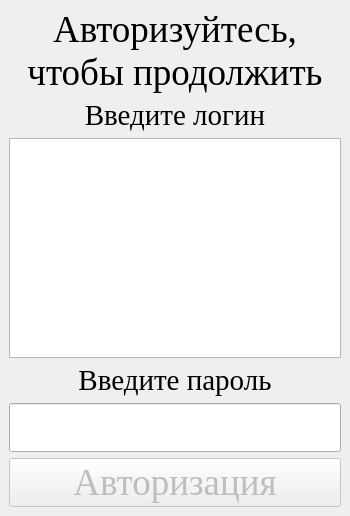
<?xml version="1.0" encoding="UTF-8"?>
<ui version="4.0">
 <class>MainWindow</class>
 <widget class="QMainWindow" name="MainWindow">
  <property name="geometry">
   <rect>
    <x>0</x>
    <y>0</y>
    <width>350</width>
    <height>516</height>
   </rect>
  </property>
  <property name="minimumSize">
   <size>
    <width>350</width>
    <height>516</height>
   </size>
  </property>
  <property name="font">
   <font>
    <family>Times New Roman</family>
    <pointsize>28</pointsize>
   </font>
  </property>
  <property name="contextMenuPolicy">
   <enum>Qt::NoContextMenu</enum>
  </property>
  <property name="windowTitle">
   <string>Вход в систему</string>
  </property>
  <property name="windowIcon">
   <iconset resource="Resources.qrc">
    <normaloff>:/Resources/Logo.jpg</normaloff>:/Resources/Logo.jpg</iconset>
  </property>
  <widget class="QWidget" name="centralwidget">
   <layout class="QGridLayout" name="gridLayout">
    <item row="4" column="0">
     <widget class="QLineEdit" name="linePass">
      <property name="font">
       <font>
        <family>Times New Roman</family>
        <pointsize>28</pointsize>
       </font>
      </property>
      <property name="contextMenuPolicy">
       <enum>Qt::NoContextMenu</enum>
      </property>
      <property name="text">
       <string/>
      </property>
      <property name="echoMode">
       <enum>QLineEdit::Password</enum>
      </property>
      <property name="alignment">
       <set>Qt::AlignCenter</set>
      </property>
     </widget>
    </item>
    <item row="2" column="0">
     <widget class="QTextEdit" name="textLogin">
      <property name="font">
       <font>
        <family>Times New Roman</family>
        <pointsize>28</pointsize>
       </font>
      </property>
      <property name="cursor" stdset="0">
       <cursorShape>IBeamCursor</cursorShape>
      </property>
      <property name="contextMenuPolicy">
       <enum>Qt::NoContextMenu</enum>
      </property>
      <property name="verticalScrollBarPolicy">
       <enum>Qt::ScrollBarAsNeeded</enum>
      </property>
      <property name="horizontalScrollBarPolicy">
       <enum>Qt::ScrollBarAsNeeded</enum>
      </property>
      <property name="lineWrapMode">
       <enum>QTextEdit::NoWrap</enum>
      </property>
      <property name="markdown">
       <string/>
      </property>
      <property name="html">
       <string>&lt;!DOCTYPE HTML PUBLIC &quot;-//W3C//DTD HTML 4.0//EN&quot; &quot;http://www.w3.org/TR/REC-html40/strict.dtd&quot;&gt;
&lt;html&gt;&lt;head&gt;&lt;meta name=&quot;qrichtext&quot; content=&quot;1&quot; /&gt;&lt;style type=&quot;text/css&quot;&gt;
p, li { white-space: pre-wrap; }
&lt;/style&gt;&lt;/head&gt;&lt;body style=&quot; font-family:'Times New Roman','Times New Roman'; font-size:28pt; font-weight:400; font-style:normal;&quot;&gt;
&lt;p style=&quot;-qt-paragraph-type:empty; margin-top:0px; margin-bottom:0px; margin-left:0px; margin-right:0px; -qt-block-indent:0; text-indent:0px; font-family:'Times New Roman';&quot;&gt;&lt;br /&gt;&lt;/p&gt;&lt;/body&gt;&lt;/html&gt;</string>
      </property>
     </widget>
    </item>
    <item row="5" column="0">
     <widget class="QPushButton" name="buttonAuth">
      <property name="enabled">
       <bool>false</bool>
      </property>
      <property name="contextMenuPolicy">
       <enum>Qt::NoContextMenu</enum>
      </property>
      <property name="text">
       <string>Авторизация</string>
      </property>
     </widget>
    </item>
    <item row="0" column="0">
     <widget class="QLabel" name="labelWelcome">
      <property name="font">
       <font>
        <family>Times New Roman</family>
        <pointsize>28</pointsize>
       </font>
      </property>
      <property name="contextMenuPolicy">
       <enum>Qt::NoContextMenu</enum>
      </property>
      <property name="text">
       <string>Авторизуйтесь, чтобы продолжить</string>
      </property>
      <property name="textFormat">
       <enum>Qt::AutoText</enum>
      </property>
      <property name="alignment">
       <set>Qt::AlignCenter</set>
      </property>
      <property name="wordWrap">
       <bool>true</bool>
      </property>
     </widget>
    </item>
    <item row="1" column="0">
     <widget class="QLabel" name="label">
      <property name="font">
       <font>
        <family>Times New Roman</family>
        <pointsize>22</pointsize>
       </font>
      </property>
      <property name="text">
       <string>Введите логин</string>
      </property>
      <property name="alignment">
       <set>Qt::AlignCenter</set>
      </property>
     </widget>
    </item>
    <item row="3" column="0">
     <widget class="QLabel" name="label_2">
      <property name="font">
       <font>
        <family>Times New Roman</family>
        <pointsize>22</pointsize>
       </font>
      </property>
      <property name="text">
       <string>Введите пароль</string>
      </property>
      <property name="alignment">
       <set>Qt::AlignCenter</set>
      </property>
     </widget>
    </item>
   </layout>
  </widget>
 </widget>
 <resources>
  <include location="Resources.qrc"/>
 </resources>
 <connections/>
</ui>
